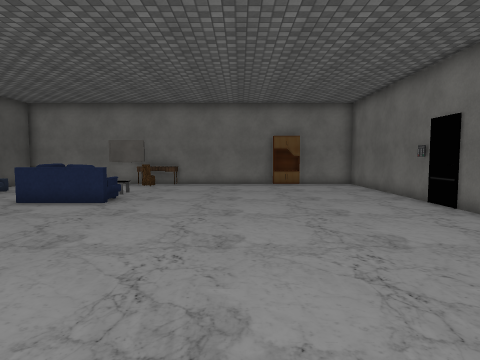
[1] (above)

16 first-person views from a walk through a 3-D level made in the Unity game engine. The camera is 1.5 m above the floor, tilts 4° down and sees 75° across. The floor is counted in squares, 1 m on a side. Each view is taken from the middle of a square. On the plan, view 1 faces up. The plan holds only what a view shows up to about 15 squares ahead; the rest is blank. The place goes on beyond the plan. The player is left out. Some surface patterns are stand-ins.

[2]
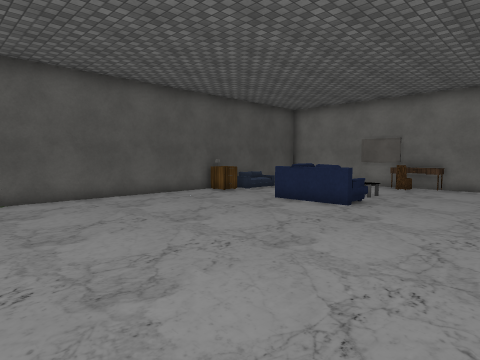

[3]
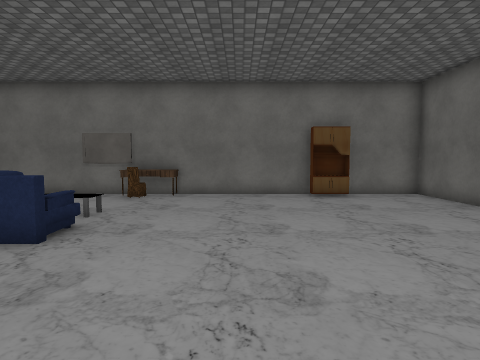

[4]
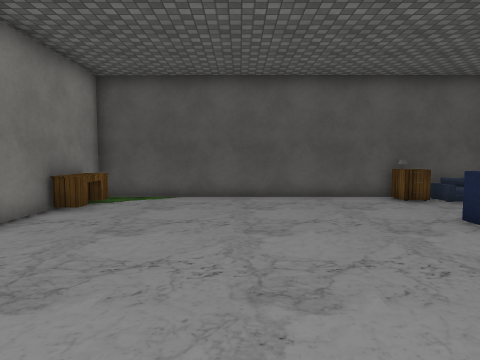

[5]
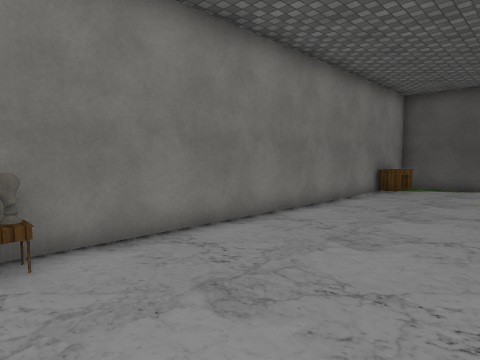

[6]
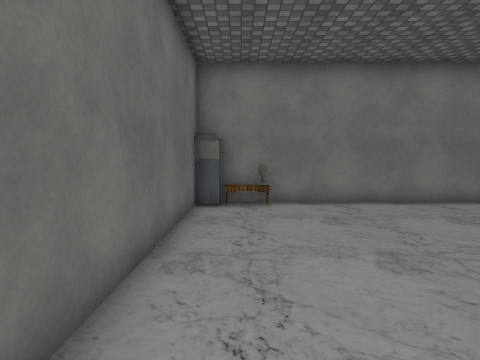

[7]
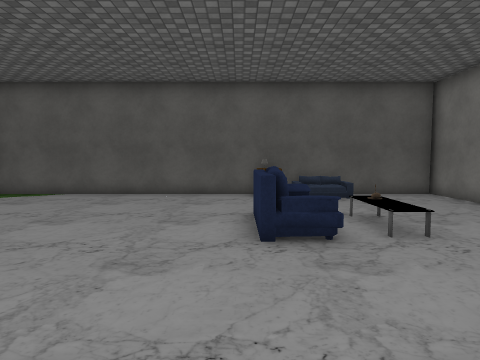

[8]
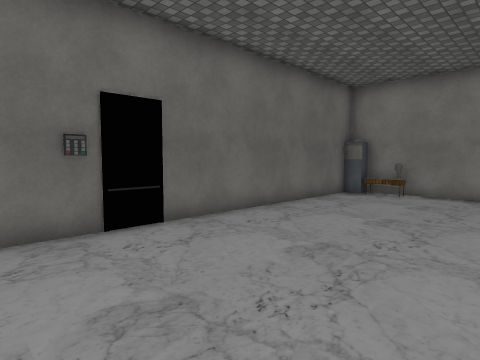

[9]
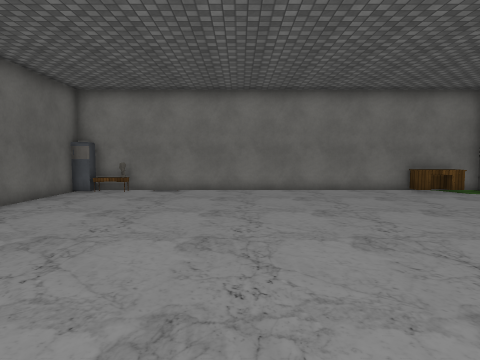

[10]
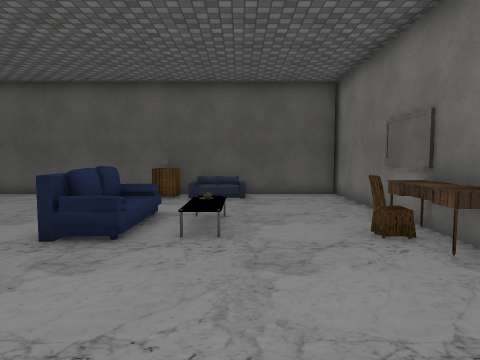

[11]
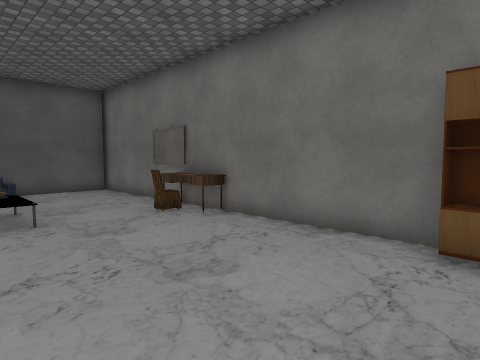

[12]
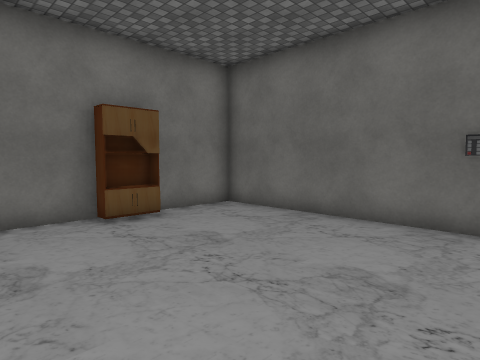

[13]
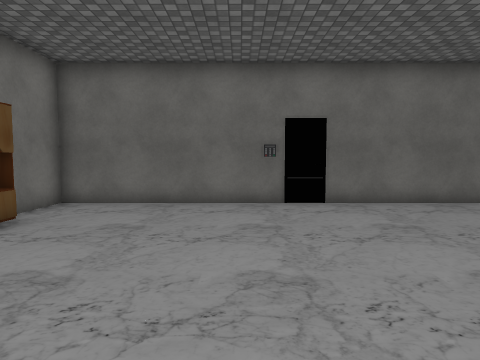

[14]
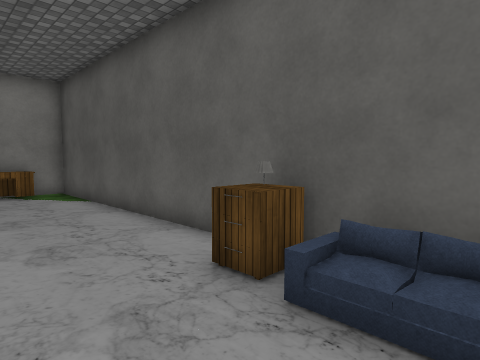

[15]
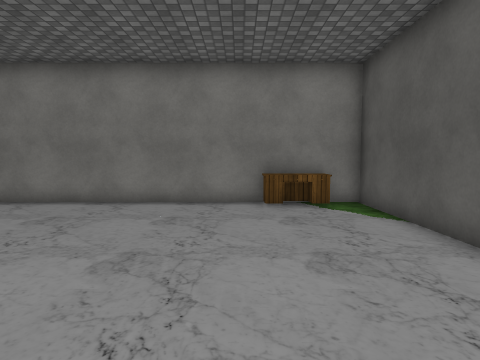

[16]
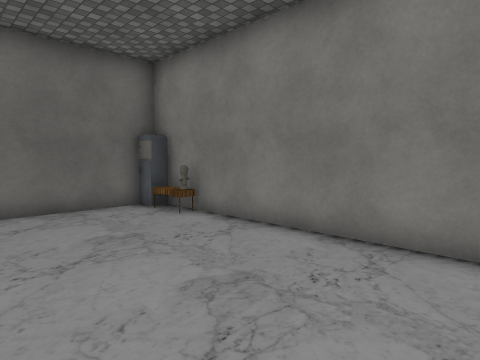

### Floor plan
Points are (right, up) in squares from view 1. A wall is a line through its corners. A room is listed if a view was taken in it or the views show most of it. See-through windows are left out.
Room 1 (views 1, 2, 3, 4, 5, 6, 7, 8, 9, 10, 11, 12, 13, 14, 15, 16)
walls: (3.3, 17.3) (3.3, 17.7) (1.9, 17.7) (1.9, 17.3) (1.9, 18) (-12.4, 18); (3.4, 17.3) (1.9, 17.3); (2.4, -0.4) (5.8, -0.4); (-12, 18) (-12, -0.4) (1.6, -0.4); (6.4, 0.1) (6.4, 18) (3.5, 18)
objects: lamp (-12, 11); desk (-11, 0) to (-9, 0); cabinet (-11, 11); sofa (-11, 12); sofa (-11, 14); other object (-7, 11) to (-5, 11); chair (-5, 17); table (-4, 17) to (-4, 18); table (4, 0) to (5, 0); fridge (6, 0)

Positions as (right, up) in squares from view 1, and headings:
1: (0, 0), facing up
2: (0, 1), facing up-left
3: (-1, 5), facing up
4: (0, 5), facing left
5: (5, 5), facing down-left
6: (5, 10), facing down
7: (1, 10), facing left
8: (0, 13), facing down-right
9: (-1, 14), facing down
10: (1, 14), facing left
11: (3, 12), facing up-left
12: (-1, 10), facing up-right
13: (-4, 12), facing right
14: (-8, 14), facing down-left
15: (-8, 10), facing down
16: (-3, 5), facing down-right
